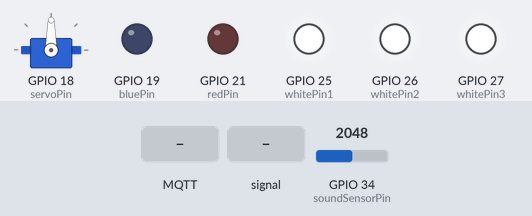
Simulated run of this sketch. Board: ESP32. Parts: servo, output pins drawn as LEDs (lit = HIGH). The inputs (shaded band) are chosen by the test bench; at power-on: GPIO 34 (soundSensorPin) = 2048. WiFi joins after 1.5 s; servers stay silent unless stated; no MQTT or app messages arrive unless stated; what the sketch prints to the serial monitor is not drawn.

Above: at 3.2 s.
3.3 s: MQTT message "1" arrives on the third subscribed topic
At 5.8 s:
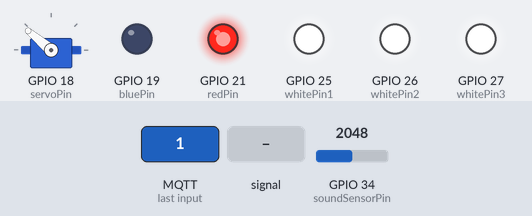
9.8 s: MQTT message "on" arrives on the third subscribed topic
At 12.6 s:
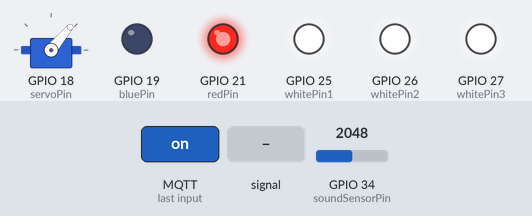
16.1 s: GPIO 34 (soundSensorPin) set to 1942
At 18.4 s:
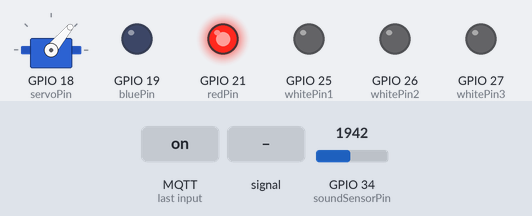
23.7 s: GPIO 34 (soundSensorPin) fed a 200 Hz sine of ±327 counts around its level
At 24.5 s:
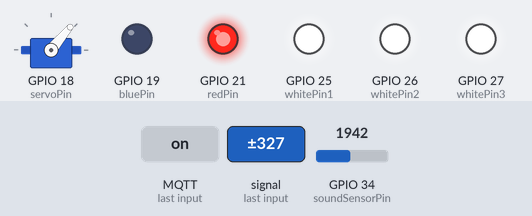
31.2 s: GPIO 34 (soundSensorPin) set to 1228
At 33.2 s:
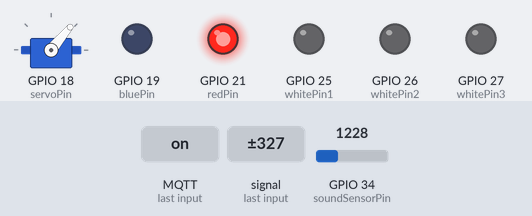
34.2 s: GPIO 34 (soundSensorPin) set to 2040
At 34.9 s:
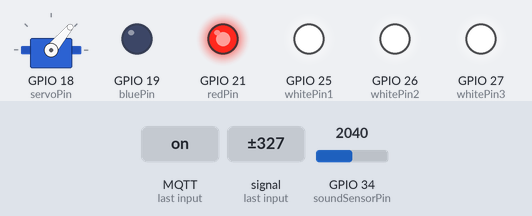
Timing chart, 0 to 37.2 s (numbered marks = the images above; inputs shaded):
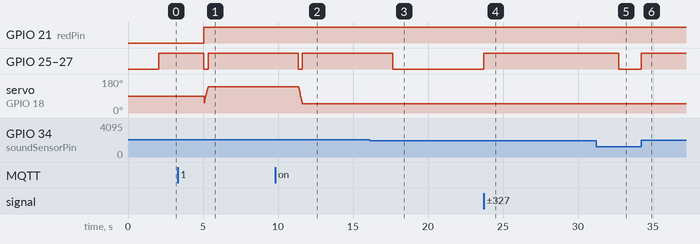

The sketch:

ESP32.ino
```cpp
#include <ESP32Servo.h>
#include <WiFi.h>
#include <WiFiClientSecure.h>
#include <PubSubClient.h>
#include <ArduinoJson.h>

// Cấu hình WiFi
const char* ssid = "ChuHieu";
const char* password = "03032003";

// Cấu hình HiveMQ với SSL
const char* mqtt_server = "a8b2eda48398497e9e05534a941a1d4b.s1.eu.hivemq.cloud";
const int mqtt_port = 8883;  // Cổng SSL mặc định
const char* mqtt_user = "chuhieu";  // Tài khoản HiveMQ
const char* mqtt_pass = "123";      // Mật khẩu HiveMQ
const char* result_topic = "esp32cam/result";
const char* control_light_topic = "iotapp/control_light";
const char* control_door_topic = "iotapp/control_door";

WiFiClientSecure espClient;
PubSubClient client(espClient);
const int bufferSize = 1024 * 23;

const int servoPin = 18;
const int redPin = 21;
const int bluePin = 19;
const int whitePin1 = 25;
const int whitePin2 = 26;
const int whitePin3 = 27;

const int soundSensorPin = 34; // Chân kết nối cảm biến âm thanh
const int soundThreshold = 2000;

bool soundState = false;

Servo servo;

int current_angle = 50;
int status = 0;

void setup() {
  Serial.begin(115200);

  // Kết nối WiFi
  WiFi.begin(ssid, password);
  while (WiFi.status() != WL_CONNECTED) {
    delay(1000);
    Serial.println("Đang kết nối WiFi...");
  }
  Serial.println("WiFi đã kết nối!");

  // Cấu hình MQTT
  espClient.setInsecure();
  client.setServer(mqtt_server, mqtt_port);
  client.setCallback(mqttCallback);

  // Kết nối MQTT
  while (!client.connected()) {
    Serial.println("Đang kết nối MQTT...");
    if (client.connect("ESP32-CAM", mqtt_user, mqtt_pass)) {
      Serial.println("Đã kết nối MQTT!");
    } else {
      Serial.print("Kết nối MQTT thất bại, mã lỗi: ");
      Serial.println(client.state());
      delay(2000);
    }
  }

  // Đăng ký topic nhận status
  client.subscribe(result_topic);
  client.subscribe(control_light_topic);
  client.subscribe(control_door_topic);

  // Cấu hình servo
  servo.attach(servoPin, 500, 2400);

  // Cấu hình LED
  pinMode(redPin, OUTPUT);
  pinMode(bluePin, OUTPUT);
  pinMode(whitePin1, OUTPUT);
  pinMode(whitePin2, OUTPUT);
  pinMode(whitePin3, OUTPUT);
  digitalWrite(redPin, LOW);
  digitalWrite(bluePin, LOW);
  digitalWrite(whitePin1, LOW);
  digitalWrite(whitePin2, LOW);
  digitalWrite(whitePin3, LOW);

  // Cấu hình cảm biến âm thanh
  pinMode(soundSensorPin, INPUT);

}

void loop() {
  // Duy trì kết nối MQTT
  if (!client.connected()) {
    reconnect();
  }
  client.loop();

  // Đọc giá trị từ cảm biến âm thanh
  int soundValue = analogRead(soundSensorPin);
  Serial.print("Giá trị âm thanh: ");
  Serial.println(soundValue);

  // Kiểm tra nếu âm thanh vượt ngưỡng
  if (soundValue > soundThreshold && !soundState) {
    soundState = true;
    // Bật 3 LED trắng
    digitalWrite(whitePin1, HIGH);
    digitalWrite(whitePin2, HIGH);
    digitalWrite(whitePin3, HIGH);
    Serial.println("Âm thanh vượt ngưỡng, bật đèn trắng.");
    delay(3000);
    digitalWrite(whitePin1, LOW);
    digitalWrite(whitePin2, LOW);
    digitalWrite(whitePin3, LOW);
    soundState = false;
  }

  // Điều khiển LED và servo dựa trên status
  if (status == 1) {
    // Bật LED xanh
    digitalWrite(bluePin, HIGH);
    digitalWrite(redPin, LOW);

    // Mở cửa
    for (current_angle = 50; current_angle <= 140; current_angle += 5) {
      servo.write(current_angle);
      delay(15);
    }
    // Giữ cửa 3s rồi đóng
    delay(3000);
    for (current_angle = 140; current_angle >= 50; current_angle -= 5) {
      servo.write(current_angle);
      delay(15);
    }

    // Reset trạng thái sau khi xử lý
    status = 0;
  } else {
    // Bật LED đỏ
    digitalWrite(redPin, HIGH);
    digitalWrite(bluePin, LOW);
  }
}

void mqttCallback(char* topic, byte* payload, unsigned int length) {
  Serial.print("Nhận được tin nhắn từ topic: ");
  Serial.println(topic);

  // Chuyển payload thành chuỗi
  String message = "";
  for (int i = 0; i < length; i++) {
    message += (char)payload[i];
  }
  Serial.print("Nội dung: ");
  Serial.println(message);

  // Kiểm tra nếu topic là "esp32cam/result"
  if (String(topic) == result_topic) {
    status = message[message.length() - 2] - '0';
    Serial.print("Cập nhật status: ");
    Serial.println(status);
  }

  // Kiểm tra nếu topic là "iotapp/control_light"
  if (String(topic) == control_light_topic) {
    if (message == "1") {
      // Bật 3 đèn trắng
      digitalWrite(whitePin1, HIGH);
      digitalWrite(whitePin2, HIGH);
      digitalWrite(whitePin3, HIGH);
      Serial.println("Bật đèn trắng.");
    } else if (message == "0") {
      // Tắt 3 đèn trắng
      digitalWrite(whitePin1, LOW);
      digitalWrite(whitePin2, LOW);
      digitalWrite(whitePin3, LOW);
      Serial.println("Tắt đèn trắng.");
    }
  }

  if (String(topic) == control_door_topic) {
    if (message == "1") {
      // Mở cửa
      for (current_angle = 50; current_angle <= 140; current_angle += 5) {
        servo.write(current_angle);
        delay(15);
      }
    } else {
      for (current_angle = 140; current_angle >= 50; current_angle -= 5) {
        servo.write(current_angle);
        delay(15);
      }
    }
  }
}

void reconnect() {
  while (!client.connected()) {
    Serial.println("Mất kết nối MQTT, đang thử lại...");
    if (client.connect("ESP32Client", mqtt_user, mqtt_pass)) {
      Serial.println("Đã kết nối lại MQTT!");
      client.subscribe(result_topic);
      client.subscribe(control_light_topic);
      client.subscribe(control_door_topic);
    } else {
      Serial.print("Thử lại sau 5 giây, mã lỗi: ");
      Serial.println(client.state());
      delay(5000);
    }
  }
}
```

Measured:
- the behaviour switches between 2001 and 2000 on GPIO 34 (soundSensorPin) (found by bisection; images 2 and 3)
- after the input at 3.3 s, GPIO 25 (whitePin1), GPIO 26 (whitePin2), GPIO 27 (whitePin3): HIGH → LOW after 1.8 s, → HIGH 0.29 s later
- after the input at 9.8 s, GPIO 25 (whitePin1), GPIO 26 (whitePin2), GPIO 27 (whitePin3): HIGH → LOW after 1.5 s, → HIGH 0.29 s later; servo on GPIO 18 (servoPin): moves from 140° to 50° over 0.24 s, starting after 1.6 s
- after the input at 16.1 s, GPIO 25 (whitePin1), GPIO 26 (whitePin2), GPIO 27 (whitePin3): HIGH → LOW after 1.5 s
- after the input at 23.7 s, GPIO 25 (whitePin1), GPIO 26 (whitePin2), GPIO 27 (whitePin3): LOW → HIGH at once
- after the input at 31.2 s, GPIO 25 (whitePin1), GPIO 26 (whitePin2), GPIO 27 (whitePin3): HIGH → LOW after 1.5 s
- after the input at 34.2 s, GPIO 25 (whitePin1), GPIO 26 (whitePin2), GPIO 27 (whitePin3): LOW → HIGH at once
